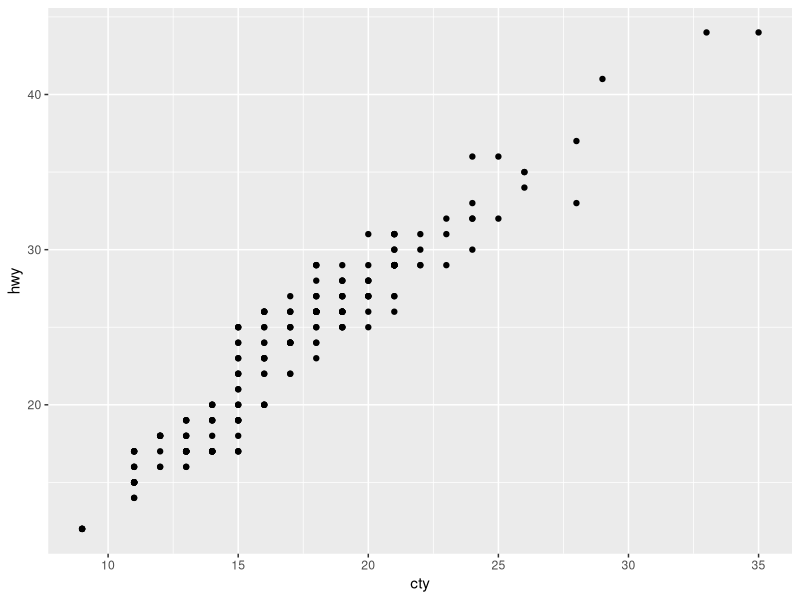
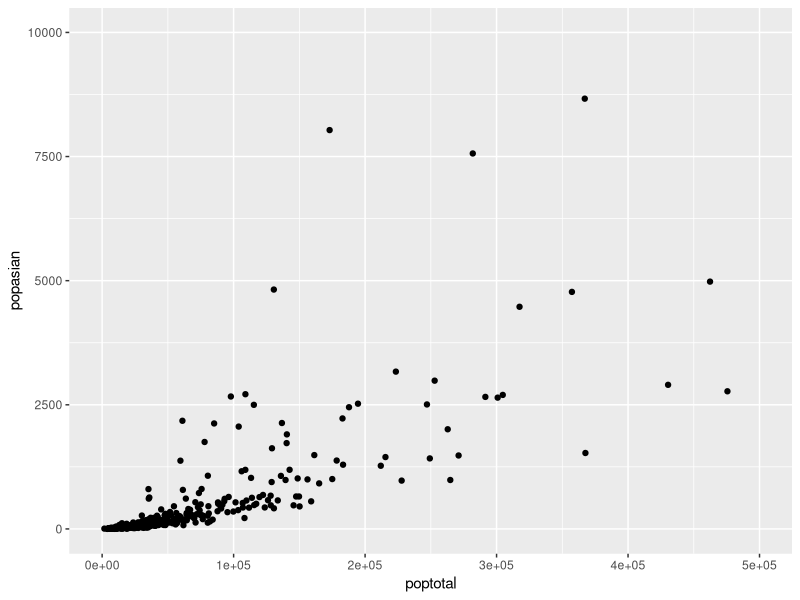
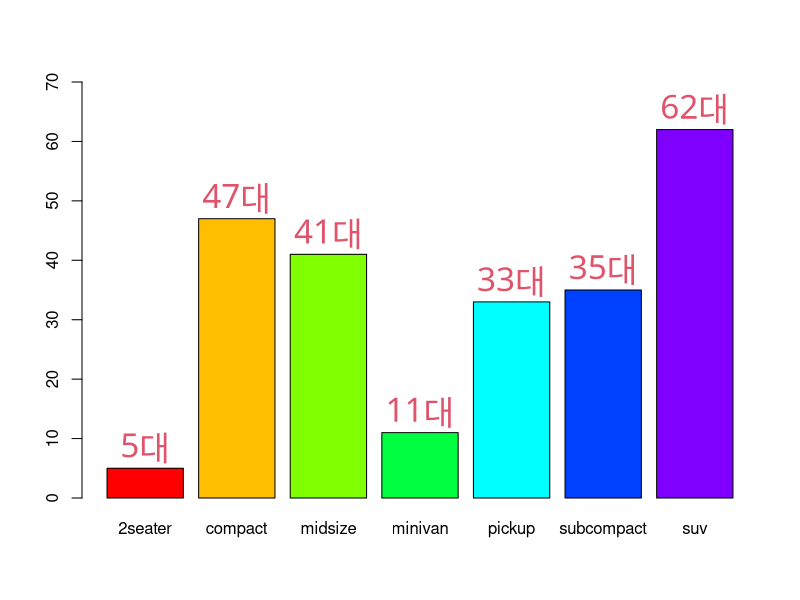

Recreate these plots in R, in order. (Note: this script raises an error after producing the figures.)
# 08-2
mpg <- as.data.frame(ggplot2::mpg)
midwest <- as.data.frame(ggplot2::midwest)

library(ggplot2)
## Q1. x축은 cty, y축은 hwy로 된 산점도
ggplot(data = mpg, aes(x = cty, y = hwy)) + geom_point()

## Q2. x축은 poptotal, y축은 popasian으로 된 산점도
ggplot(data = midwest, aes(x = poptotal, y = popasian)) + geom_point() +
  xlim(0,500000) +
  ylim(0,10000) 


# 08-3
## Q1. 
kk=table(mpg$class)
tt=barplot(kk,col=rainbow(8),ylim=c(0,70))
text(tt,kk,paste0(kk,"대"),pos=3,col=2,cex=2,family="NanumGothic")
df=as.data.frame(mpg %>%
  filter(class=="suv")%>%
  group_by(manufacturer)%>%
  summarise(mean_cty=mean(cty),
            mean_hwy=mean(hwy))%>%
  arrange(desc(mean_cty))%>%
  head(5))
df
ggplot(data=df,aes(x=reorder(manufacturer,mean_cty),y=mean_cty)) + 
  geom_col(fill=rainbow(5)) +
  coord_flip() +
  xlab("차종") +
  ylab("평균도시연비")

# 08-4
## Q1. psavert의 시간에 따른 변화
tt=ggplot(data = economics, aes(x = date, y = psavert)) +
  geom_line()
ggplot(tt)


# 08-5
## Q1
class_mpg <- mpg %>%
  filter(class %in% c("compact", "subcompact", "suv"))

ggplot(data = class_mpg, aes(x = class, y = cty)) +
  geom_boxplot()

